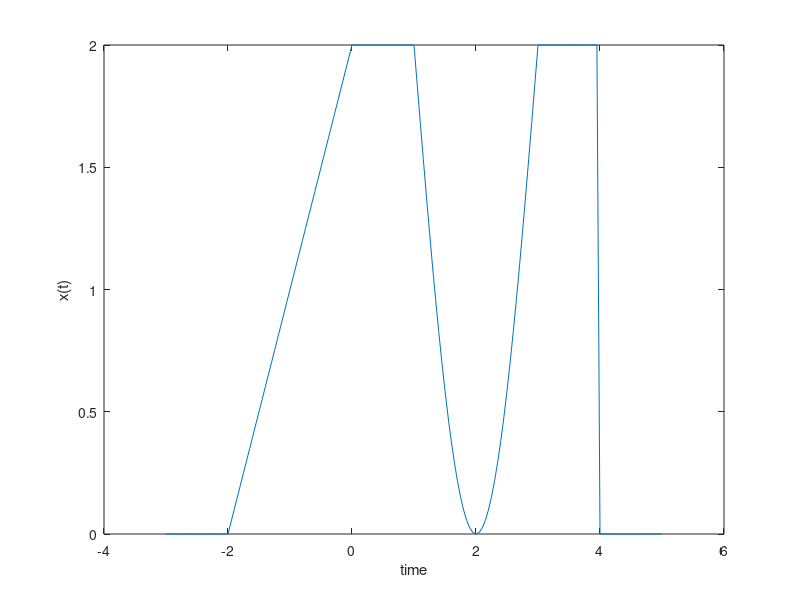
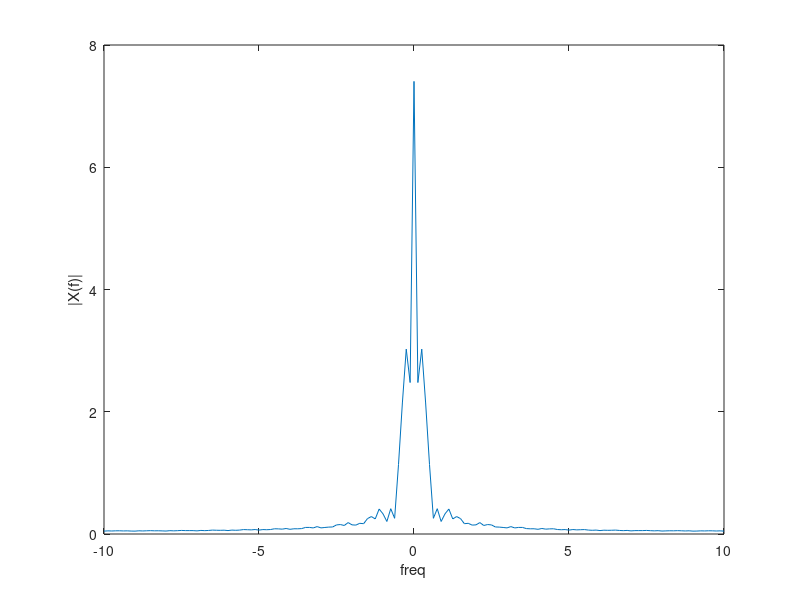
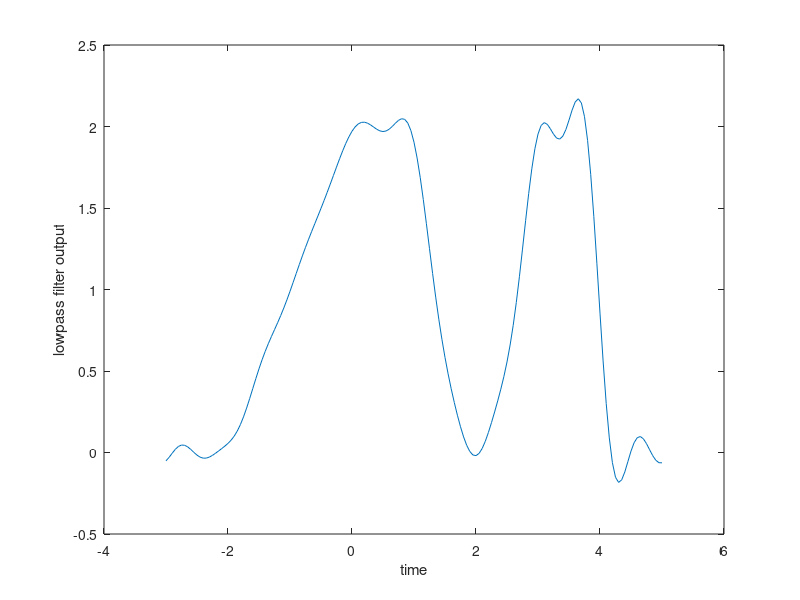
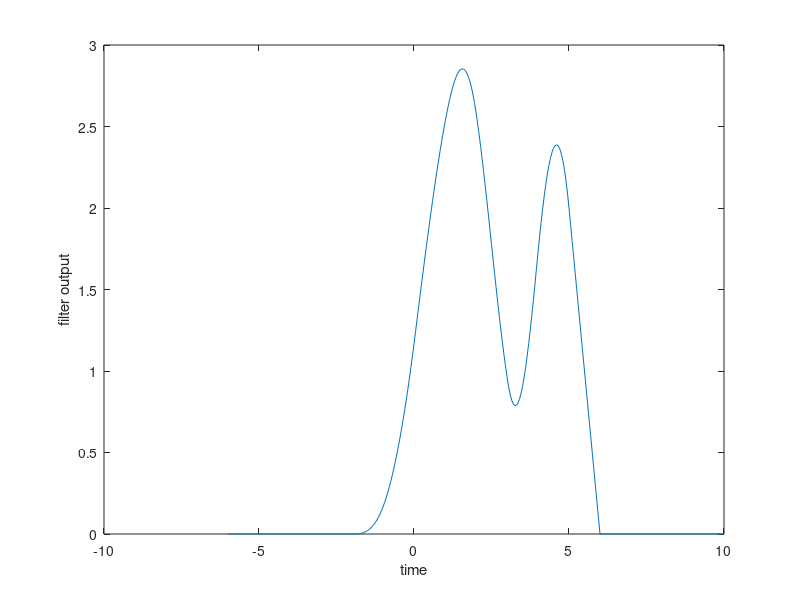

Reproduce these figures in MATLAB, in order.
% MATLAB script for Illustrative Problem 7, Chapter 1.
clear all;clc; close all;

fs=20;                      % sampling frequency
ts=1/fs;                    % sampling interval
t=-3:ts:5;                  % time vector

% part 1
x = (t+2).*(t>=-2).*(t<0)+2.*(t>=0).*(t<1)+(2+2*cos(pi/2*t)).*(t>=1).*(t<3)+2.*(t>=3).*(t<4); % x(t)
X = fftshift(fft(x))/fs; % Fourier transform of x(t)
f = linspace(-fs/2,fs/2,length(x)); % freq index
figure(1); plot(t,x),xlabel('time'),ylabel('x(t)')
figure(2); plot(f,abs(X)),xlabel('freq'),ylabel('|X(f)|') % magnitude spectrum

% part 2
lowpass = 1.*(f>-1.5).*(f<=1.5); % ideal lowpass filter
X_lowpass = X.*lowpass; % spectrum of filter output
x_lowpass = ifft(ifftshift(X_lowpass*fs)); % inverse Fourier transform
figure(3); plot(t,x_lowpass),xlabel('time'),ylabel('lowpass filter output')

% part 3
h = t.*(t>=0).*(t<1) + 1.*(t>=1).*(t<=2); % h(t)
y = conv(x,h)/fs; % convolution
figure(4); plot(-6:ts:10,y),xlabel('time'),ylabel('filter output')
% another solution of part 3
H = fftshift(fft(h))/fs;
X_H = X.*H; % spectrum of filter output
x_h = ifftshift(ifft(ifftshift(X_H*fs))); % Some dual property of FFT (or DFT) and CTFT are different
figure(5); plot(t+1,x_h),xlabel('time'),ylabel('filter output')

